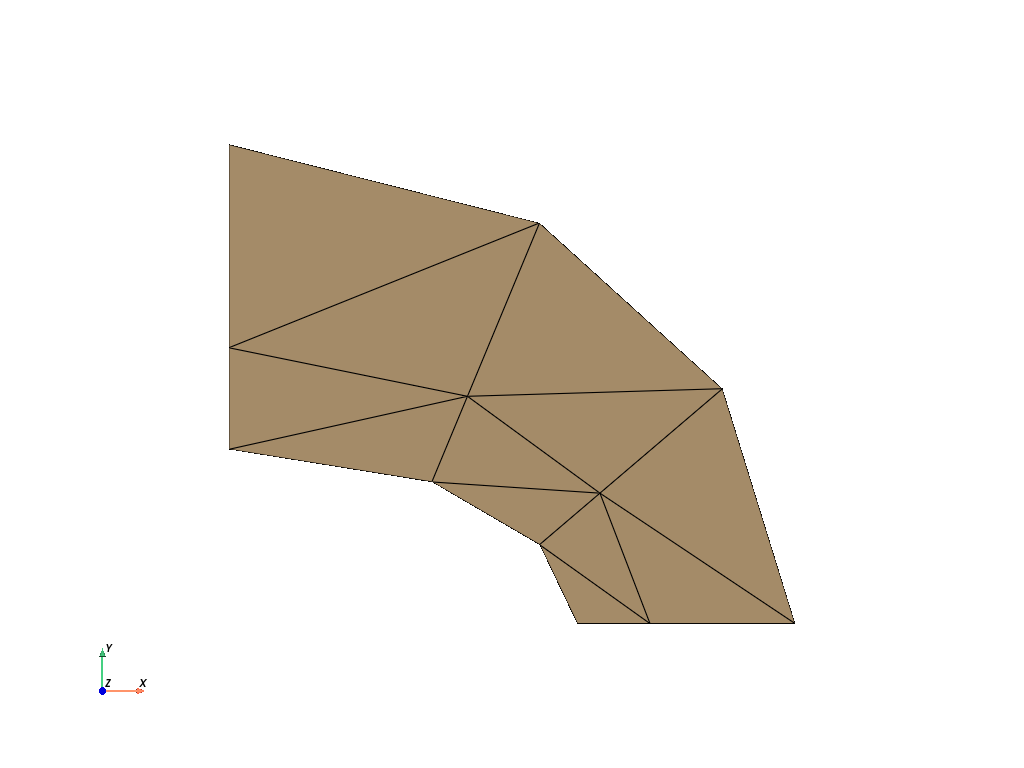

This chart was generated by the following Python code:
import getfem as gf
import numpy as np
import pyvista as pv

pv.set_plot_theme("document")


mesh = gf.Mesh("empty", 2)
gt = gf.GeoTrans("GT_PK(2,1)")
x = [
    2.12968779,
    1.78302097,
    2.00000000,
    2.41700006,
    1.16499996,
    1.36939037,
    0.00000000,
    0.00000000,
    2.83276558,
    3.25000000,
    1.78299999,
    0.00000000,
]
y = [
    0.748563945,
    0.453000009,
    0.000000000,
    0.000000000,
    0.812830687,
    1.304417730,
    1.582999940,
    1.000000000,
    1.348000050,
    0.000000000,
    2.299205780,
    2.750000000,
]
mesh.add_convex(gt, [[x[2], x[3], x[1]], [y[2], y[3], y[1]]])
mesh.add_convex(gt, [[x[0], x[1], x[3]], [y[0], y[1], y[3]]])
mesh.add_convex(gt, [[x[6], x[7], x[5]], [y[6], y[7], y[5]]])
mesh.add_convex(gt, [[x[4], x[5], x[7]], [y[4], y[5], y[7]]])
mesh.add_convex(gt, [[x[3], x[9], x[0]], [y[3], y[9], y[0]]])
mesh.add_convex(gt, [[x[8], x[0], x[9]], [y[8], y[0], y[9]]])
mesh.add_convex(gt, [[x[10], x[5], x[8]], [y[10], y[5], y[8]]])
mesh.add_convex(gt, [[x[5], x[0], x[8]], [y[5], y[0], y[8]]])
mesh.add_convex(gt, [[x[5], x[10], x[6]], [y[5], y[10], y[6]]])
mesh.add_convex(gt, [[x[10], x[11], x[6]], [y[10], y[11], y[6]]])
mesh.add_convex(gt, [[x[1], x[0], x[4]], [y[1], y[0], y[4]]])
mesh.add_convex(gt, [[x[5], x[4], x[0]], [y[5], y[4], y[0]]])
mesh.save("triangle.msh")
mesh.export_to_vtk("triangle.vtk", "ascii")

m = pv.read("triangle.vtk")
m.plot(cpos="xy", show_edges=True, screenshot="triangle.png")
